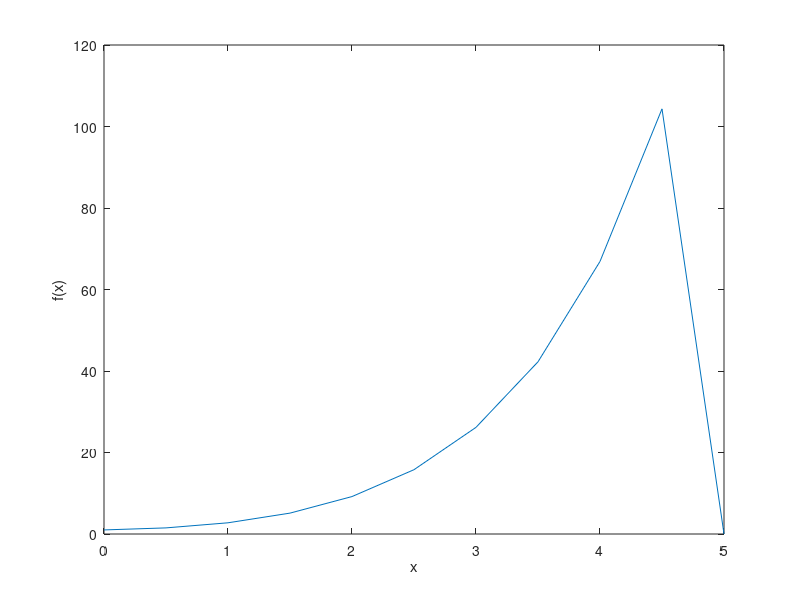

The MATLAB source for this figure:
%% Euler Method Code:

clc
clear all
%% Interval

a = 0; % start
b = 5; % end
%%
n = 10; % number of iterations
h = (b - a) / n; % step size
%% Discretization

x = a:h:b;
y = zeros (size(x));
%% Initial Condition

y(1) = 1;
%% *Differential*  Equation y' = 2x + y

for i = 1: n - 1 % loop
    f = 2*x(i) + y(i); % f(x_n, y_n)
    y(i+1) = y(i) + h*f; % y_(n+1) = y_n + hf(x_n, y_n)
end
%% Plot

figure (1)
plot(x, y)
xlabel ('x')
ylabel('f(x)')